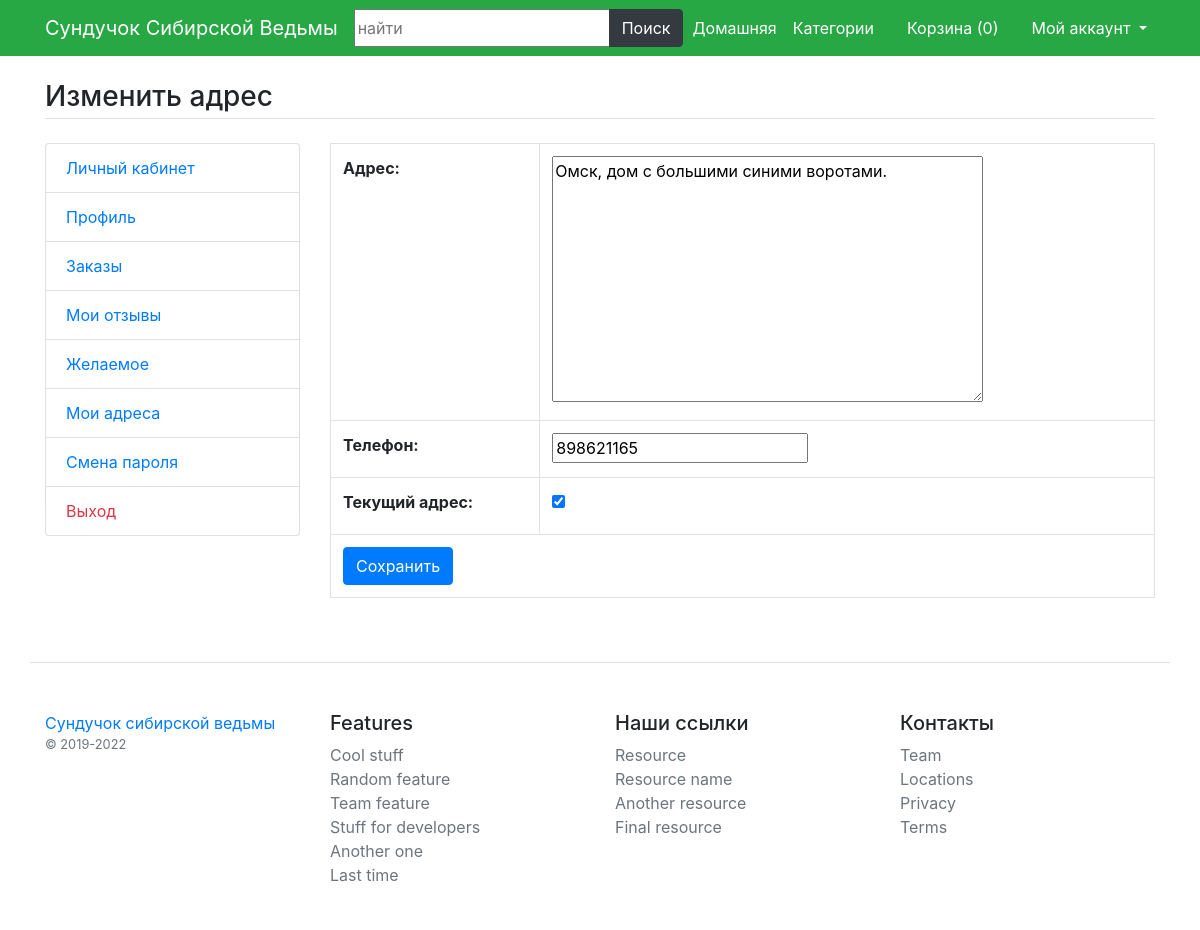
The app's page /update-address/1, older data.
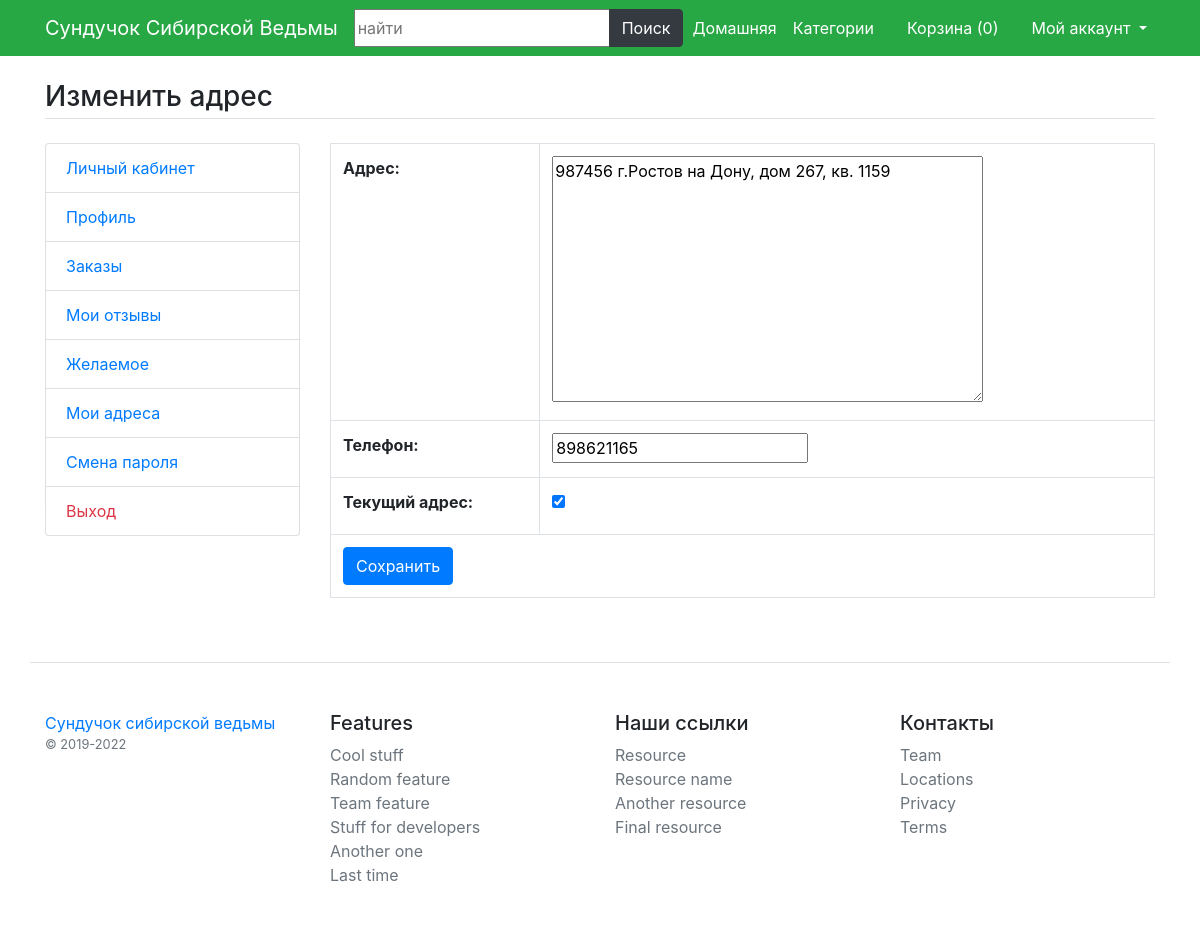
The same page, newer data.
### main/models.py (models this page shows)
class UserAddressBook(models.Model):
    user = models.ForeignKey(User,on_delete=models.CASCADE, verbose_name='Пользователь')
    mobile = models.CharField(max_length=12, null=True, verbose_name='Телефон')
    address = models.TextField(verbose_name='Адрес')
    status = models.BooleanField(default=False, verbose_name='Текущий адрес')
    class Meta:
        verbose_name = 'Адреса'
        verbose_name_plural='05. Адресная книга'

### main/views.py (the view, shortened to what this page needs)
# urls.py: path('update-address/<int:id>',views.update_address, name='update-address'),
def update_address(request, id):
    address = UserAddressBook.objects.get(pk=id)
    msg=None
    form=AddressBookForm(instance=address)
    return render(request, 'user/update-address.html', {'form':form, 'msg':msg})

### main/forms.py
class AddressBookForm(forms.ModelForm):
    class Meta:
        model = UserAddressBook
        fields=('address', 'mobile', 'status')

### main/template_context.py (called while the page is built)
def get_filters(request):
    cats = Product.objects.distinct().values('category__title', 'category__id')
    minMaxPrice = Product.objects.aggregate(Min('price', output_field=FloatField()), Max('price', output_field=FloatField()))
    data = {
        'cats': cats,
        'minMaxPrice': minMaxPrice,
    }
    return data

### main/templates/user/update-address.html (shortened to what this page needs)
{% extends 'base.html' %}
{% load static %}
{% block content %}
<main class="container my-4">
	<h3 class="my-4 border-bottom pb-1">Изменить адрес</h3>
	<div class="row">
		<div class="col-md-3">
			{% include 'user/user-sidebar.html' %}
		</div>
		<div class="col-md-9">
			<table class="table table-bordered">
				<form method="post">
					{{form.as_table}}
					<tr>
						<td colspan="2">
							<input type="submit" value="Сохранить" class="btn btn-primary" />
						</td>
					</tr>
				</form>
			</table>
		</div>
	</div>
</main>
{% endblock %}

Row changes from the older to the newer data that the page shows:
changed UserAddressBook: address "Омск, дом с большими синими воротами." → "987456 г.Ростов на Дону, дом 267, кв. 1159"
